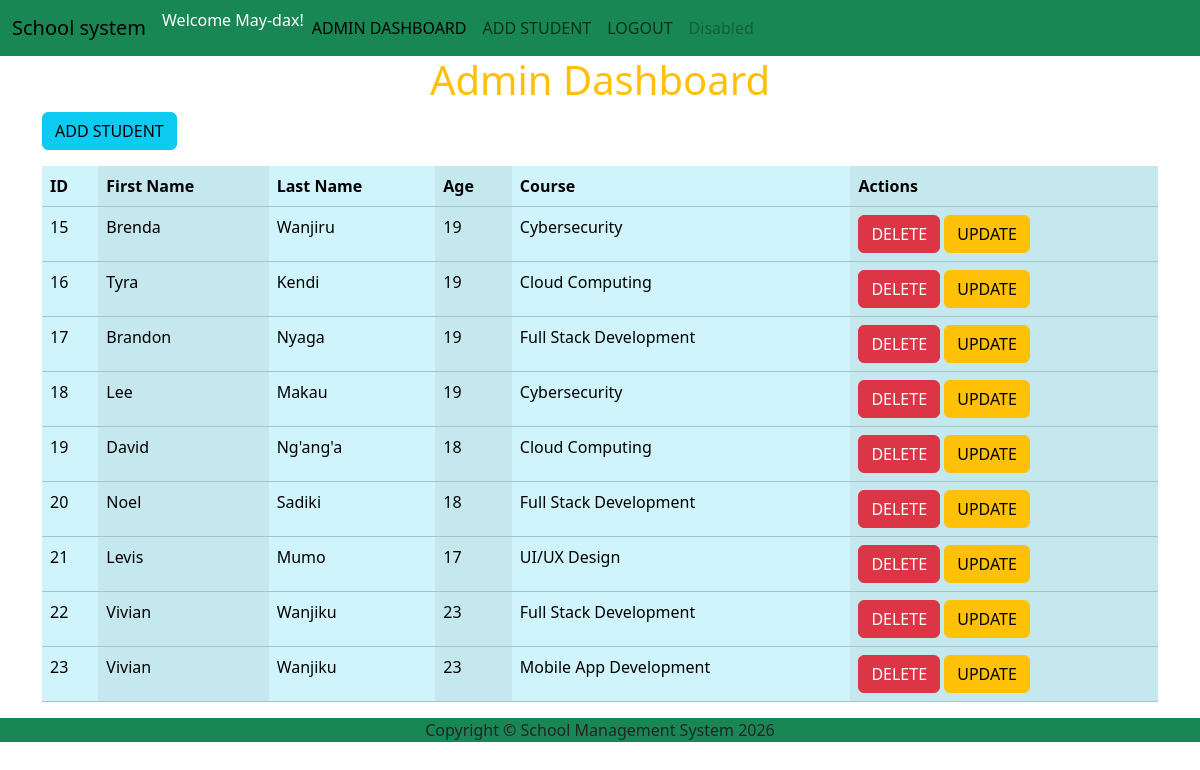
Page /students/ (signed in) on the committed database.
### myapp/models.py (models this page shows, shortened)
class Student(models.Model):
    firstname = models.CharField(max_length=50)
    lastname = models.CharField(max_length=50)
    age = models.IntegerField()
    course = models.CharField(max_length=50)

### myapp/views.py (the view)
# urls.py: path('students/', views.read_students, name='students'),
def read_students(request):
    students=Student.objects.all()
    return render(request,'admindashboard.html',{'students':students})

### myapp/templates/admindashboard.html (shortened to what this page needs)
{%extends 'base.html'%}
{% block content %}
<div class="container">
    <h1 class="text-warning text-center">Admin Dashboard</h1>
    <a href="{% url 'add' %}" class="btn btn-info mb-3">ADD STUDENT</a>
    <table class="table table-info table-striped-columns">
        <thead>
            <tr>
                <th>ID</th>
                <th>First Name</th>
                <th>Last Name</th>
                <th>Age</th>
                <th>Course</th>
                <th>Actions</th>
            </tr>
        </thead>
        <tbody>
            {% for x in students %}
            <tr>
                <td>{{x.id}}</td>
                <td>{{x.firstname}}</td>
                <td>{{x.lastname}}</td>
                <td>{{x.age}}</td>
                <td>{{x.course}}</td></td>
                <td>
                    <a href="{% url 'delete' x.id %}" class="btn btn-danger" onclick="return confirm('Are you sure you want to delete {{x.firstname}}?')"
                    >DELETE</a>
                    <a href="{% url 'update' x.id %}" class="btn btn-warning">UPDATE</a>
                </td>
            </tr>
        </tbody>
        {% endfor %}
    </table>
</div>
{% endblock %}

### myapp/templates/base.html (shortened to what this page needs)
<!DOCTYPE html>
<html lang="en">
<head class="bg-success">
    <link href="https://cdn.jsdelivr.net/npm/bootstrap@5.3.8/dist/css/bootstrap.min.css" rel="stylesheet">
</head>
<body>
    <nav class="navbar navbar-expand-lg bg-success">
  <div class="container-fluid">
    <div class="collapse navbar-collapse" id="navbarTogglerDemo01">
      <a class="navbar-brand" href="#">School system</a>
      <ul class="navbar-nav me-auto mb-2 mb-lg-0">
        {% if user.is_authenticated %}
        <li class="nav-item">
          <span class="navbar-text text-white">Welcome {{ user.username }}!</span>
        </li>
        {% if user.is_staff %}
        <li class="nav-item">
          <a class="nav-link active" aria-current="page" href="{%url 'students' %}">ADMIN DASHBOARD</a>
        </li>
        <li class="nav-item">
          <a class="nav-link" href="{%url 'add' %}">ADD STUDENT</a>
        </li>
        {% else %}
        <li class="nav-item">
          <a class="nav-link active" aria-current="page" href="{%url 'dashboard' %}">DASHBOARD</a>
        </li>
        {% endif %}
        <li class="nav-item">
          <a class="nav-link" href="{%url 'logout' %}">LOGOUT</a>
        </li>
        {% endif %}
        <li class="nav-item">
          <a class="nav-link disabled" aria-disabled="true">Disabled</a>
        </li>
      </ul>
    </div>
  </div>
</nav>
<main>
     {% block content %}
     {% endblock %}
</main>
<footer class="bg-success">
    <p class="text-center">Copyright &copy; School Management System 2026</p>
</footer>
</body>
</html>

### rows in the picture
Student: id "15", firstname "Brenda", lastname "Wanjiru", age "19", course "Cybersecurity"
Student: id "16", firstname "Tyra", lastname "Kendi", age "19", course "Cloud Computing"
Student: id "17", firstname "Brandon", lastname "Nyaga", age "19", course "Full Stack Development"
Student: id "18", firstname "Lee", lastname "Makau", age "19", course "Cybersecurity"
Student: id "19", firstname "David", lastname "Ng'ang'a", age "18", course "Cloud Computing"
Student: id "20", firstname "Noel", lastname "Sadiki", age "18", course "Full Stack Development"
Student: id "21", firstname "Levis", lastname "Mumo", age "17", course "UI/UX Design"
Student: id "22", firstname "Vivian", lastname "Wanjiku", age "23", course "Full Stack Development"
Student: id "23", firstname "Vivian", lastname "Wanjiku", age "23", course "Mobile App Development"

### other values in the picture
{{ user.username }} "May-dax"
